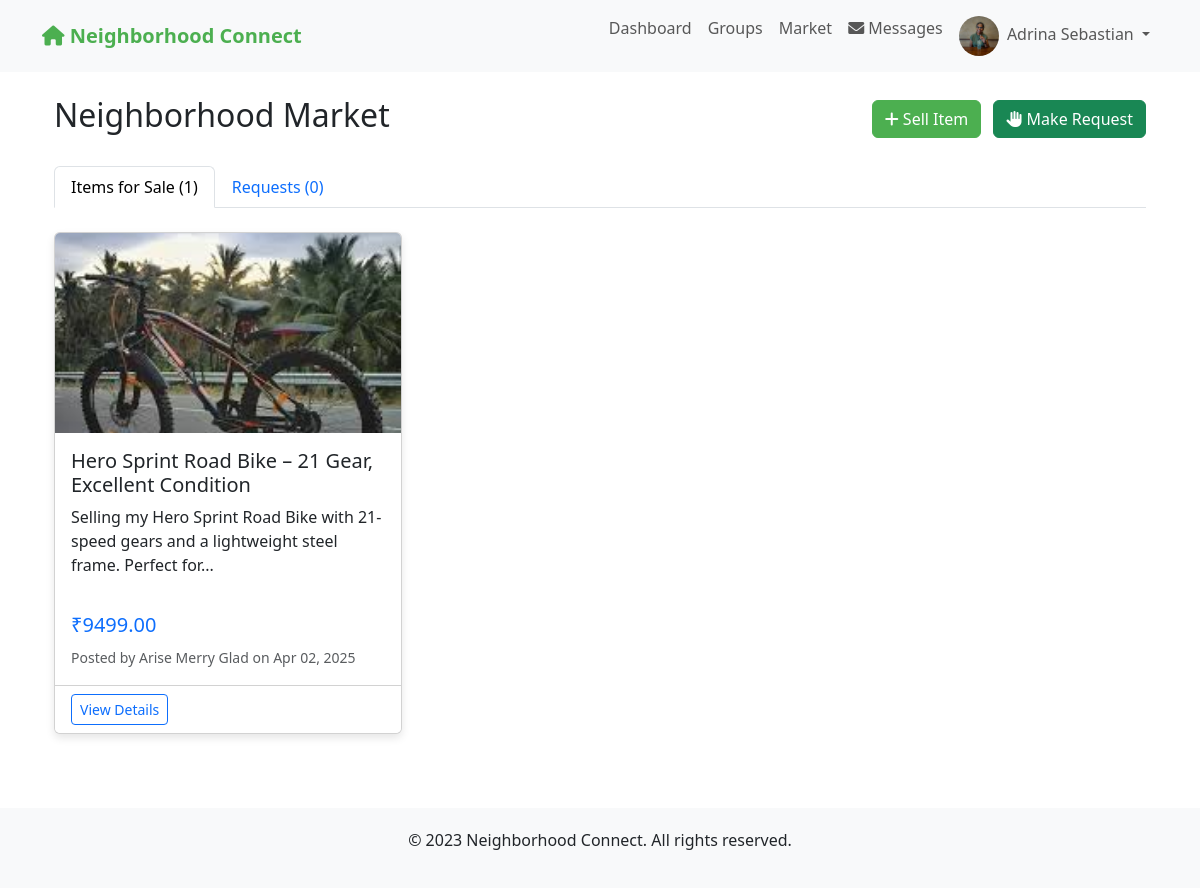
/market (signed in), run on an earlier commit of the app's database.
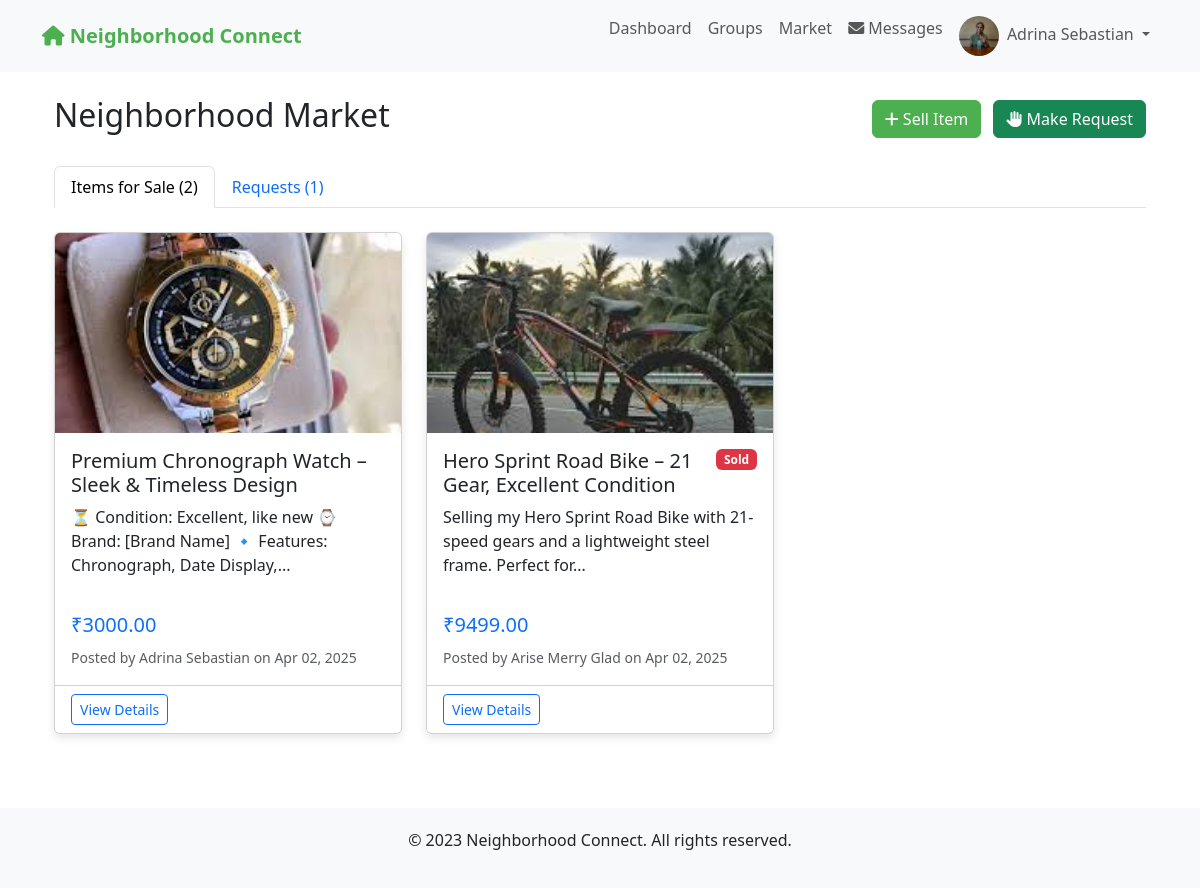
And on a later commit of the database.
### app.py (models this page shows)
class MarketItem(db.Model):
    id = db.Column(db.Integer, primary_key=True)
    title = db.Column(db.String(200), nullable=False)
    description = db.Column(db.Text, nullable=False)
    price = db.Column(db.Float, nullable=False)
    image = db.Column(db.String(200))
    category = db.Column(db.String(50), nullable=False)  # e.g., "furniture", "electronics", "clothing"
    created_at = db.Column(db.DateTime, default=datetime.utcnow)
    user_id = db.Column(db.Integer, db.ForeignKey('user.id'), nullable=False)
    neighborhood_id = db.Column(db.Integer, db.ForeignKey('neighborhood.id'), nullable=False)
    is_sold = db.Column(db.Boolean, default=False)
    user = db.relationship('User', backref='market_items')

class User(UserMixin, db.Model):
    id = db.Column(db.Integer, primary_key=True)
    email = db.Column(db.String(100), unique=True, nullable=False)
    password = db.Column(db.String(200), nullable=False)
    name = db.Column(db.String(100), nullable=False)
    address = db.Column(db.String(200), nullable=False)
    neighborhood_id = db.Column(db.Integer, db.ForeignKey('neighborhood.id'), nullable=False)
    profile_pic = db.Column(db.String(200), default='default.jpg')
    created_at = db.Column(db.DateTime, default=datetime.utcnow)
    is_admin = db.Column(db.Boolean, default=False)
    posts = db.relationship('Post', backref='author', lazy=True)
    comments = db.relationship('Comment', backref='author', lazy=True)
    incidents = db.relationship('Incident', backref='reporter', lazy=True)
    group_memberships = db.relationship('GroupMember', backref='user', lazy=True)

### app.py (the view)
@app.route('/market')
@login_required
def market():
    market_items = MarketItem.query.filter_by(
        neighborhood_id=current_user.neighborhood_id
    ).order_by(MarketItem.created_at.desc()).all()
    market_requests = MarketRequest.query.filter_by(
        neighborhood_id=current_user.neighborhood_id
    ).order_by(MarketRequest.created_at.desc()).all()
    return render_template('market.html',
                         market_items=market_items,
                         market_requests=market_requests)

### app.py (called while the page is built)
@login_manager.user_loader
def load_user(user_id):
    return User.query.get(int(user_id))

### templates/market.html (shortened to what this page needs)
{% extends "base.html" %}
{% block content %}
<div class="container mt-4">
    <div class="d-flex justify-content-between align-items-center mb-4">
        <h2>Neighborhood Market</h2>
        <div>
            <a href="{{ url_for('new_market_item') }}" class="btn btn-primary me-2">
                <i class="fas fa-plus"></i> Sell Item
            </a>
            <a href="{{ url_for('new_market_request') }}" class="btn btn-success">
                <i class="fas fa-hand-paper"></i> Make Request
            </a>
        </div>
    </div>
    <ul class="nav nav-tabs mb-4" id="marketTabs" role="tablist">
        <li class="nav-item" role="presentation">
            <button class="nav-link active" id="items-tab" data-bs-toggle="tab" data-bs-target="#items" type="button" role="tab">
                Items for Sale ({{ market_items|length }})
            </button>
        </li>
        <li class="nav-item" role="presentation">
            <button class="nav-link" id="requests-tab" data-bs-toggle="tab" data-bs-target="#requests" type="button" role="tab">
                Requests ({{ market_requests|length }})
            </button>
        </li>
    </ul>
    <div class="tab-content" id="marketTabsContent">
        <div class="tab-pane fade show active" id="items" role="tabpanel">
            <div class="row">
                {% for item in market_items %}
                <div class="col-md-4 mb-4">
                    <div class="card h-100 market-item-card">
                        {% if item.image %}
                        <img src="{{ url_for('static', filename='uploads/' + item.image) }}" class="card-img-top" alt="{{ item.title }}" style="height: 200px; object-fit: cover;">
                        {% else %}
                        <div class="card-img-top bg-secondary text-white d-flex align-items-center justify-content-center" style="height: 200px;">
                            <i class="fas fa-camera fa-3x"></i>
                        </div>
                        {% endif %}
                        <div class="card-body d-flex flex-column">
                            <div class="d-flex justify-content-between align-items-start">
                                <h5 class="card-title">{{ item.title }}</h5>
                                {% if item.is_sold %}
                                <span class="badge bg-danger">Sold</span>
                                {% endif %}
                            </div>
                            <p class="card-text">{{ item.description|truncate(100) }}</p>
                            <div class="mt-auto">
                                <p class="h5 text-primary">₹{{ "%.2f"|format(item.price) }}</p>
                                <small class="text-muted">Posted by {{ item.user.name }} on {{ item.created_at.strftime('%b %d, %Y') }}</small>
                            </div>
                        </div>
                        <div class="card-footer bg-white">
                            <a href="{{ url_for('view_market_item', item_id=item.id) }}" class="btn btn-outline-primary btn-sm">
                                View Details
                            </a>
                        </div>
                    </div>
                </div>
                {% else %}
                <div class="col-12">
                    <div class="alert alert-info">
                        No items currently listed in your neighborhood market.
                    </div>
                </div>
                {% endfor %}
            </div>
        </div>
    </div>
</div>
{% endblock %}

What changed in the data, as far as the page shows it:
added MarketItem: image (picture), title "Premium Chronograph Watch – Sleek & Timeless Design", description "⏳ Condition: Excellent, like new ⌚ Brand: [Brand Name] 🔹 Features: Chronograph, Date Display,...", price "3000.00", user.name "Adrina Sebastian", created_at "Apr 02, 2025"
changed MarketItem "Hero Sprint Road Bike – 21 Gear, Excellent Condition": now shows "Sold"
Also different on the page:
{{ market_items|length }}: "1" → "2"
{{ market_requests|length }}: "0" → "1"
